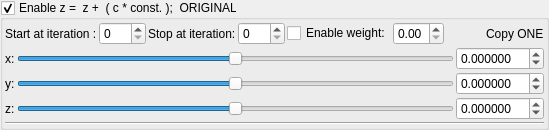
    <widget class="MyGroupBox" name="groupCheck_transform_constantMultiplierOriginal1_enabled">
     <property name="title">
      <string>Enable z =  z +  ( c * const. );  ORIGINAL</string>
     </property>
     <property name="checkable">
      <bool>true</bool>
     </property>
     <layout class="QVBoxLayout" name="verticalLayout_14" stretch="0,0,0">
      <property name="spacing">
       <number>2</number>
      </property>
      <property name="leftMargin">
       <number>2</number>
      </property>
      <property name="topMargin">
       <number>2</number>
      </property>
      <property name="rightMargin">
       <number>2</number>
      </property>
      <property name="bottomMargin">
       <number>2</number>
      </property>
      <item>
       <layout class="QGridLayout" name="gridLayout_37">
        <property name="spacing">
         <number>2</number>
        </property>
        <item row="1" column="7">
         <spacer name="horizontalSpacer_19">
          <property name="orientation">
           <enum>Qt::Horizontal</enum>
          </property>
          <property name="sizeHint" stdset="0">
           <size>
            <width>40</width>
            <height>20</height>
           </size>
          </property>
         </spacer>
        </item>
        <item row="1" column="2">
         <widget class="QLabel" name="label_150">
          <property name="text">
           <string>Stop at iteration:</string>
          </property>
         </widget>
        </item>
        <item row="1" column="3">
         <widget class="MySpinBox" name="spinboxInt_transform_constantMultiplierOriginal1_stop_iterations">
          <property name="sizePolicy">
           <sizepolicy hsizetype="Minimum" vsizetype="Maximum">
            <horstretch>0</horstretch>
            <verstretch>0</verstretch>
           </sizepolicy>
          </property>
          <property name="maximum">
           <number>250</number>
          </property>
         </widget>
        </item>
        <item row="1" column="1">
         <widget class="MySpinBox" name="spinboxInt_transform_constantMultiplierOriginal1_start_iterations">
          <property name="sizePolicy">
           <sizepolicy hsizetype="Minimum" vsizetype="Maximum">
            <horstretch>0</horstretch>
            <verstretch>0</verstretch>
           </sizepolicy>
          </property>
          <property name="maximum">
           <number>250</number>
          </property>
         </widget>
        </item>
        <item row="1" column="8">
         <widget class="QLabel" name="label_151">
          <property name="text">
           <string>Copy ONE</string>
          </property>
         </widget>
        </item>
        <item row="1" column="0">
         <widget class="QLabel" name="label_152">
          <property name="text">
           <string>Start at iteration :</string>
          </property>
         </widget>
        </item>
        <item row="1" column="6">
         <widget class="MyDoubleSpinBox" name="spinbox_transform_constantMultiplierOriginal1_weight">
          <property name="sizePolicy">
           <sizepolicy hsizetype="Minimum" vsizetype="Maximum">
            <horstretch>0</horstretch>
            <verstretch>0</verstretch>
           </sizepolicy>
          </property>
          <property name="decimals">
           <number>2</number>
          </property>
          <property name="minimum">
           <double>0.000000000000000</double>
          </property>
          <property name="maximum">
           <double>1.000000000000000</double>
          </property>
          <property name="singleStep">
           <double>0.100000000000000</double>
          </property>
         </widget>
        </item>
        <item row="1" column="4">
         <widget class="QCheckBox" name="checkBox_transform_constantMultiplierOriginal1_weight_enabled">
          <property name="text">
           <string>Enable weight:</string>
          </property>
         </widget>
        </item>
       </layout>
      </item>
      <item>
       <layout class="QGridLayout" name="gridLayout_17">
        <property name="spacing">
         <number>2</number>
        </property>
        <item row="1" column="1">
         <widget class="QLabel" name="label_25">
          <property name="text">
           <string>y:</string>
          </property>
         </widget>
        </item>
        <item row="1" column="3">
         <widget class="MyDoubleSpinBox" name="spinbox3_transform_constantMultiplierOriginal1_y">
          <property name="sizePolicy">
           <sizepolicy hsizetype="Minimum" vsizetype="Maximum">
            <horstretch>0</horstretch>
            <verstretch>0</verstretch>
           </sizepolicy>
          </property>
          <property name="prefix">
           <string/>
          </property>
          <property name="suffix">
           <string/>
          </property>
          <property name="decimals">
           <number>6</number>
          </property>
          <property name="minimum">
           <double>-99.989999999999995</double>
          </property>
          <property name="maximum">
           <double>99.989999999999995</double>
          </property>
          <property name="singleStep">
           <double>0.100000000000000</double>
          </property>
         </widget>
        </item>
        <item row="0" column="1">
         <widget class="QLabel" name="label_18">
          <property name="text">
           <string>x:</string>
          </property>
         </widget>
        </item>
        <item row="2" column="1">
         <widget class="QLabel" name="label_15">
          <property name="text">
           <string>z:</string>
          </property>
         </widget>
        </item>
        <item row="0" column="3">
         <widget class="MyDoubleSpinBox" name="spinbox3_transform_constantMultiplierOriginal1_x">
          <property name="sizePolicy">
           <sizepolicy hsizetype="Minimum" vsizetype="Maximum">
            <horstretch>0</horstretch>
            <verstretch>0</verstretch>
           </sizepolicy>
          </property>
          <property name="prefix">
           <string/>
          </property>
          <property name="suffix">
           <string/>
          </property>
          <property name="decimals">
           <number>6</number>
          </property>
          <property name="minimum">
           <double>-99.989999999999995</double>
          </property>
          <property name="maximum">
           <double>99.989999999999995</double>
          </property>
          <property name="singleStep">
           <double>0.100000000000000</double>
          </property>
         </widget>
        </item>
        <item row="2" column="3">
         <widget class="MyDoubleSpinBox" name="spinbox3_transform_constantMultiplierOriginal1_z">
          <property name="sizePolicy">
           <sizepolicy hsizetype="Minimum" vsizetype="Maximum">
            <horstretch>0</horstretch>
            <verstretch>0</verstretch>
           </sizepolicy>
          </property>
          <property name="prefix">
           <string/>
          </property>
          <property name="suffix">
           <string/>
          </property>
          <property name="decimals">
           <number>6</number>
          </property>
          <property name="minimum">
           <double>-99.989999999999995</double>
          </property>
          <property name="maximum">
           <double>99.989999999999995</double>
          </property>
          <property name="singleStep">
           <double>0.100000000000000</double>
          </property>
         </widget>
        </item>
        <item row="1" column="2">
         <widget class="QSlider" name="slider3_transform_constantMultiplierOriginal1_y">
          <property name="sizePolicy">
           <sizepolicy hsizetype="Expanding" vsizetype="Maximum">
            <horstretch>0</horstretch>
            <verstretch>0</verstretch>
           </sizepolicy>
          </property>
          <property name="minimum">
           <number>-5000000</number>
          </property>
          <property name="maximum">
           <number>5000000</number>
          </property>
          <property name="singleStep">
           <number>1</number>
          </property>
          <property name="orientation">
           <enum>Qt::Horizontal</enum>
          </property>
         </widget>
        </item>
        <item row="0" column="2">
         <widget class="QSlider" name="slider3_transform_constantMultiplierOriginal1_x">
          <property name="sizePolicy">
           <sizepolicy hsizetype="Preferred" vsizetype="Preferred">
            <horstretch>0</horstretch>
            <verstretch>0</verstretch>
           </sizepolicy>
          </property>
          <property name="minimum">
           <number>-5000000</number>
          </property>
          <property name="maximum">
           <number>5000000</number>
          </property>
          <property name="singleStep">
           <number>1</number>
          </property>
          <property name="orientation">
           <enum>Qt::Horizontal</enum>
          </property>
         </widget>
        </item>
        <item row="2" column="2">
         <widget class="QSlider" name="slider3_transform_constantMultiplierOriginal1_z">
          <property name="sizePolicy">
           <sizepolicy hsizetype="Expanding" vsizetype="Maximum">
            <horstretch>0</horstretch>
            <verstretch>0</verstretch>
           </sizepolicy>
          </property>
          <property name="minimum">
           <number>-5000000</number>
          </property>
          <property name="maximum">
           <number>5000000</number>
          </property>
          <property name="singleStep">
           <number>1</number>
          </property>
          <property name="orientation">
           <enum>Qt::Horizontal</enum>
          </property>
         </widget>
        </item>
       </layout>
      </item>
      <item>
       <widget class="Line" name="line_3">
        <property name="orientation">
         <enum>Qt::Horizontal</enum>
        </property>
       </widget>
      </item>
     </layout>
    </widget>
